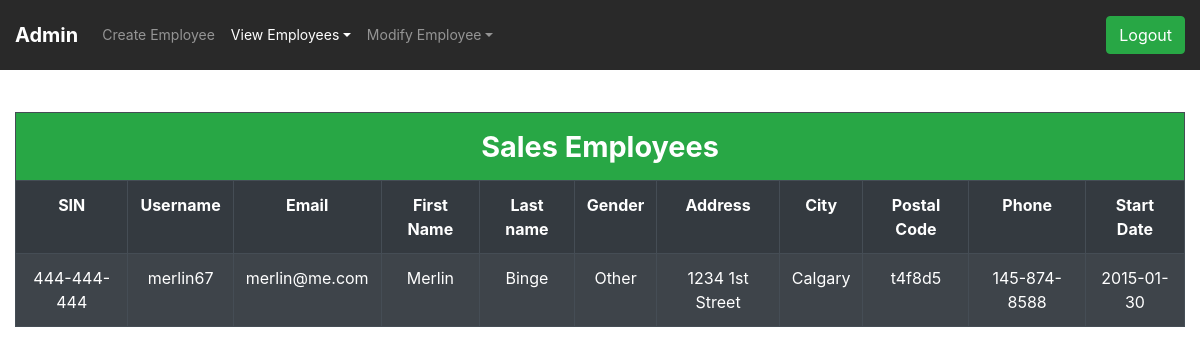
Screenshot of /admin/admin_view_sales.php (signed in) with the database file from the repository.
### tables this page shows
CREATE TABLE `employee` (
  `SIN` varchar(11) NOT NULL,
  `Id` varchar(10) NOT NULL,
  `username` varchar(20) NOT NULL,
  `pwd` longtext NOT NULL,
  `user_type` varchar(15) NOT NULL,
  `gender` varchar(10) NOT NULL DEFAULT 'Other',
  `f_name` varchar(15) NOT NULL,
  `m_name` varchar(15) DEFAULT NULL,
  `l_name` varchar(30) NOT NULL,
  `street` varchar(30) NOT NULL,
  `postal_code` varchar(6) NOT NULL,
  `city` varchar(25) NOT NULL,
  `birth_date` date NOT NULL,
  `job_type` varchar(11) DEFAULT NULL,
  `email` varchar(30) NOT NULL,
  `phone_num` varchar(15) NOT NULL,
  `start_date` date NOT NULL,
  `Dnum` tinyint(6) DEFAULT NULL
);

### admin/admin_view_sales.php (the view, shortened to what this page needs)
<!DOCTYPE html>
<html lang="en">
<head>
    <link rel="stylesheet" href="https://stackpath.bootstrapcdn.com/bootstrap/4.3.1/css/bootstrap.min.css">
    <link rel="stylesheet" href="adminStyles.css">
</head>
<body>
<nav class="navbar navbar-expand-md navbar-dark fixed-top">
        <a class="navbar-brand font-weight-bold" href="admin.php">Admin </a>
        <div class="collapse navbar-collapse" id="navbarsExampleDefault">
            <ul class="navbar-nav mr-auto">
                <li class="nav-item ">
                    <a class="nav-link" href="create_employee.php">Create Employee </a>
                </li>
                <li class="nav-item dropdown active">
                    <a class="nav-link dropdown-toggle" href="" id="dropdown01" data-toggle="dropdown"
                        aria-haspopup="true" aria-expanded="false">View Employees</a>
                </li>
                <li class="nav-item dropdown">
                    <a class="nav-link dropdown-toggle" href="" id="dropdown01" data-toggle="dropdown"
                        aria-haspopup="true" aria-expanded="false">Modify Employee</a>
                </li>
            </ul>
            <form action="../include/logout_inc.php" method="post">
                <button type="submit" class="btn btn-success">Logout</button>
            </form>
        </div>
    </nav>
    <main>
        <?php
        require '../include/db_connection_inc.php';
        $jtype = "sales";
        $sql = "SELECT * from employee where job_type=? ";
        $stmt = mysqli_stmt_init($connect);
        if (!mysqli_stmt_prepare($stmt, $sql)) {
            header("Location: admin.php?error=sqlErrorSelectEmp");
            exit();
        } else {
            mysqli_stmt_bind_param($stmt, "s", $jtype);
            mysqli_stmt_execute($stmt);
            $response = mysqli_stmt_get_result($stmt);
                if ($m = mysqli_fetch_assoc($response) ) {
               echo' <div class=" text-center  container-fluid admin_tables">
                    <table class="table table-lg table-hover table-striped table-bordered table-dark ">
                    <tr class="bg-success">
                        <th colspan="11" style="font-size:1.8em;font-weight:bold;">Sales Employees</th>
                    </tr>
                    <tr>
                        <th scope="col">SIN</th>
                        <th scope="col">Username</th>
                        <th scope="col">Email</th>
                        <th scope="col">First Name</th>
                        <th scope="col">Last name</th>
                        <th scope="col">Gender</th>
                        <th scope="col">Address</th>
                        <th scope="col">City</th>
                        <th scope="col">Postal Code</th>
                        <th scope="col">Phone</th>
                        <th scope="col">Start Date</th>
                    </tr>';
                    mysqli_stmt_execute($stmt);
                    $response = mysqli_stmt_get_result($stmt);
            while($row = mysqli_fetch_assoc($response)){
                       echo '<tr>
                            <td>'.$row["SIN"].'</td>
                            <td>'.$row["username"].'</td>
                            <td>'.$row["email"].'</td>
                            <td>'.$row["f_name"].'</td>
                            <td>'.$row["l_name"].'</td>
                            <td>'.$row["gender"].'</td>
                            <td>'.$row["street"].'</td>
                            <td>'.$row["city"].'</td>
                            <td>'.$row["postal_code"].'</td>
                            <td>'.$row["phone_num"].'</td>
                            <td>'.$row["start_date"].'</td>
                        </tr>';
                   }
                    echo '</table>   </div>';
              } else {
                echo '<div class=" text-center  container-fluid admin_tables"> <table class="table table-hover table-striped table-bordered table-dark ">
                          <tr class="bg-danger">
                              <th colspan="11">There are no Sales Employees in database</th>
                          </tr>
                  </table></div>';
                }
            }
            ?>
</main>
</body>
</html>

### admin/adminStyles.css (style rules this page uses)
body { background-image: url("../images/server2.jpg"); height: 110%; width: 100%; background-repeat: no-repeat; background-size: auto; color: rgb(250, 246, 246); }
.navbar { background-color: rgba(15, 15, 15, 0.993); font-size: 1em; padding: 15px; }
.admin_tables { margin-top: 7em; }
.dropdown-toggle { cursor: pointer; }
.navbar { background-color: rgba(15, 15, 15, 0.89); font-size: 1em; padding: 15px; }
a { text-decoration: none; color: #666; }
a { font-size: 14px; line-height: 1.7; color: #666666; margin: 0px; transition: all 0.4s; -webkit-transition: all 0.4s; -o-transition: all 0.4s; -moz-transition: all 0.4s; }
button { outline: none !important; border: none; background: transparent; }

### rows the page displays
employee: SIN "444-444-444", username "merlin67", email "merlin@me.com", f_name "Merlin", l_name "Binge", gender "Other", street "1234 1st Street", city "Calgary", postal_code "t4f8d5", phone_num "145-874-8588", start_date "2015-01-30"
